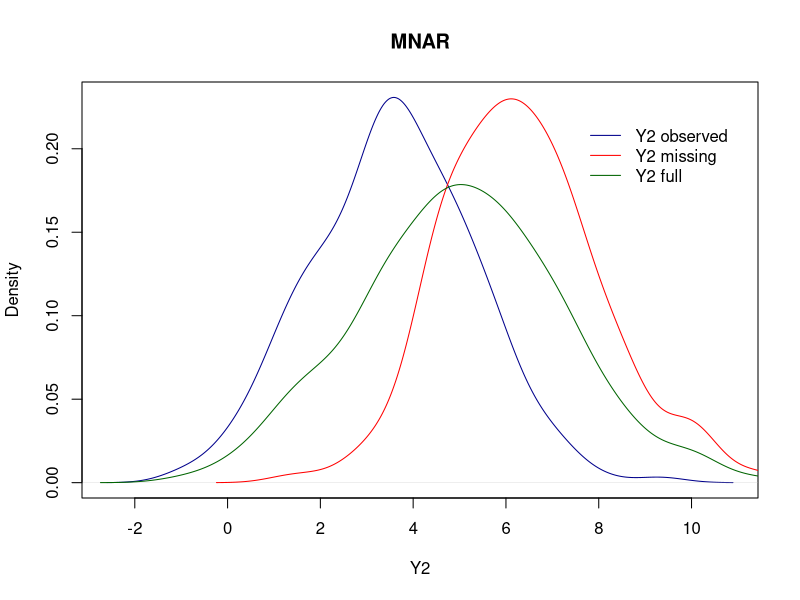

Write the R code that produced this figure.
## ---- chunk 1
require(MASS)
## ---- chunk 2
set.seed(1903)
rows = 500
z1 = rnorm(rows)
z2 = rnorm(rows)
z3 = rnorm(rows)

y1 = 1 + z1
y2 = 5 + 2*z1 + z2
df = data.frame("Y1"=y1, "Y2"=y2)

df_1 = df
a=2;b=0
y2_rule = a*(y1-1) + b*(y2-5) + z3 < 0

y2_obs = y2[y2_rule]
y2_miss = y2[!y2_rule]

for(i in 1:rows){
  if(y2_rule[i]){
    df_1$Y2[i] = NA
  }
}

plot(density(y2_obs), col="darkblue", xlab="Y2", main="MNAR")
lines(density(y2_miss), col = "red")
lines(density(df$Y2), col = "darkgreen")
legend(7.5,0.22,legend = c("Y2 observed", "Y2 missing", "Y2 full"), 
       col = c("darkblue", "red", "darkgreen"),
       lty=c(1,1,1),
       bty="n")
